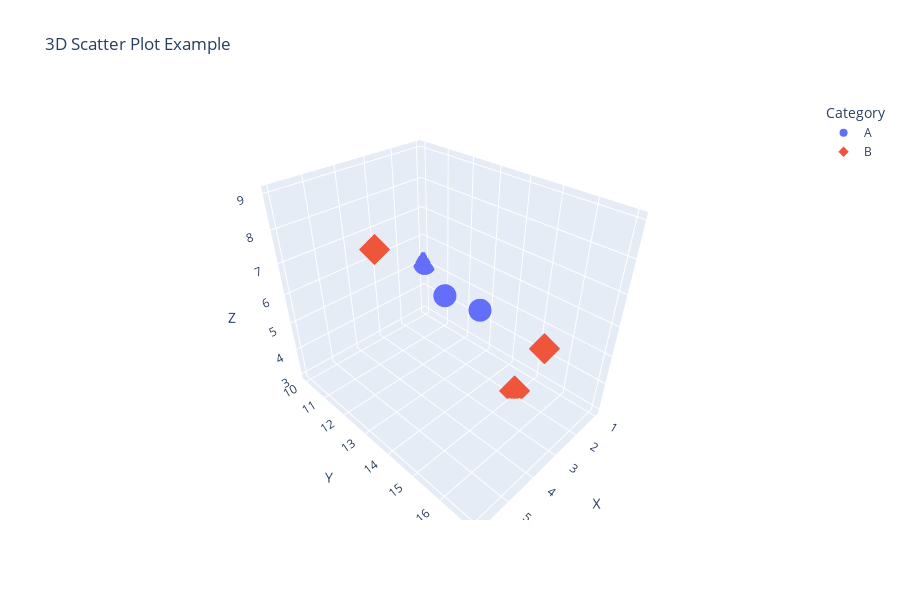

Source (notebook cell):
### Code cell
#Q13.Create a 3D scatter plot using Plotly
import plotly.express as px
import pandas as pd

data = {
    'X': [1, 2, 3, 4, 5, 6],
    'Y': [10, 15, 13, 17, 16, 14],
    'Z': [5, 3, 6, 7, 8, 9],
    'Category': ['A', 'B', 'A', 'B', 'A', 'B']
}

df = pd.DataFrame(data)
fig = px.scatter_3d(
    df,
    x='X',
    y='Y',
    z='Z',
    color='Category',          
    symbol='Category',         
    title='3D Scatter Plot Example',
    height=600
)

fig.show()

### Figure 1 — Plotly figure (JSON) as saved in the notebook; plotly's stock layout.template omitted (floating-point values rounded to 4 significant figures)
{"data": [{"hovertemplate": "Category=A<br>X=%{x}<br>Y=%{y}<br>Z=%{z}<extra></extra>", "legendgroup": "A", "marker": {"color": "#636efa", "symbol": "circle"}, "mode": "markers", "name": "A", "scene": "scene", "showlegend": true, "type": "scatter3d", "x": [1, 3, 5], "y": [10, 13, 16], "z": [5, 6, 8]}, {"hovertemplate": "Category=B<br>X=%{x}<br>Y=%{y}<br>Z=%{z}<extra></extra>", "legendgroup": "B", "marker": {"color": "#EF553B", "symbol": "diamond"}, "mode": "markers", "name": "B", "scene": "scene", "showlegend": true, "type": "scatter3d", "x": [2, 4, 6], "y": [15, 17, 14], "z": [3, 7, 9]}], "layout": {"height": 600, "legend": {"title": {"text": "Category"}, "tracegroupgap": 0}, "scene": {"domain": {"x": [0, 1], "y": [0, 1]}, "xaxis": {"title": {"text": "X"}}, "yaxis": {"title": {"text": "Y"}}, "zaxis": {"title": {"text": "Z"}}}, "title": {"text": "3D Scatter Plot Example"}}}
